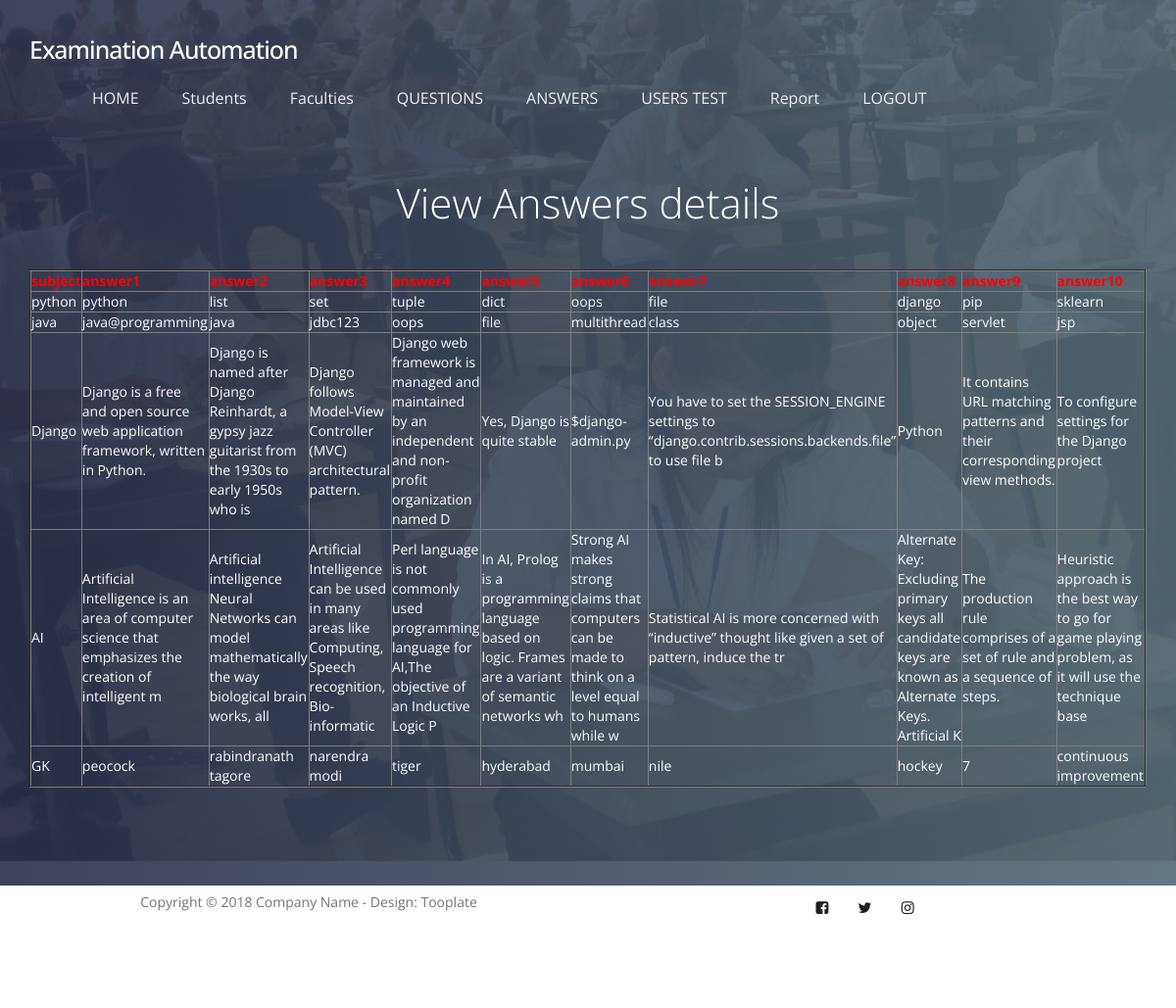
The page /examinationanswersdata/ on the database its author committed.
### examination/models.py (models this page shows, shortened)
class ExaminationAnswerModel(models.Model):
    subject = models.CharField(max_length=50, default="", editable=True, unique=True)
    answer1 = models.CharField(max_length=500, default="", editable=True)
    answer2 = models.CharField(max_length=500, default="", editable=True)
    answer3 = models.CharField(max_length=500, default="", editable=True)
    answer4 = models.CharField(max_length=500, default="", editable=True)
    answer5 = models.CharField(max_length=500, default="", editable=True)
    answer6 = models.CharField(max_length=500, default="", editable=True)
    answer7 = models.CharField(max_length=500, default="", editable=True)
    answer8 = models.CharField(max_length=500, default="", editable=True)
    answer9 = models.CharField(max_length=500, default="", editable=True)
    answer10 = models.CharField(max_length=500, default="", editable=True)
    class Meta:
        db_table="ExaminationAnswerTable"

### ExaminationSystem/views.py (the view)
# urls.py: path('examinationanswersdata/', ExaminationSystem.examinationanswersdata, name='examinationanswersdata'),
def examinationanswersdata(request):
    object = ExaminationAnswerModel.objects.all()
    return render(request,"admin/examinationanswersdata.html",{"object":object})

### assets/templates/admin/examinationanswersdata.html
{% extends 'adminbase.html' %}
{% load static %}
{% block contents %}
<section id="home" data-stellar-background-ratio="0.5">
          <div class="overlay"></div>
          <div class="container">
               <div class="row">
                    <div class="col-sm-12">
                         <div class="home-info">
                              <h1 style="color:white">View Answers details </h1>
                            <center><table border="2px solid blue" align="center">
                                  <tr><th style="color:red">subject</th>
                                  <th style="color:red">answer1</th>
                                    <th style="color:red">answer2</th>
                                    <th style="color:red">answer3</th>
                                    <th style="color:red">answer4</th>
                                    <th style="color:red">answer5</th>
                                    <th style="color:red">answer6</th>
                                    <th style="color:red">answer7</th>
                                    <th style="color:red">answer8</th>
                                    <th style="color:red">answer9</th>
                                    <th style="color:red">answer10</th>
                                  </tr>
                              {% for x in object %}
                                  <tr style="color:white">
                                    <td>{{x.subject}}</td>
                                    <td>{{x.answer1}}</td>
                                    <td>{{x.answer2}}</td>
                                    <td>{{x.answer3}}</td>
                                    <td>{{x.answer4}}</td>
                                    <td>{{x.answer5}}</td>
                                    <td>{{x.answer6}}</td>
                                    <td>{{x.answer7}}</td>
                                    <td>{{x.answer8}}</td>
                                    <td>{{x.answer9}}</td>
                                    <td>{{x.answer10}}</td>
                                     </tr>
                                    {% endfor %}
                            </table></center>
                         </div>
                    </div>
               </div>
          </div>
     </section>
{% endblock %}

### assets/static/css/tooplate-style.css (style rules this page uses)
body { font-family: 'Open Sans', sans-serif; overflow-x: hidden; background: #f9f9f9; }
h1,h2,h3,h4,h5,h6 { font-weight: 300; line-height: normal; }
h1 { font-size: 3em; }
html { -webkit-font-smoothing: antialiased; }
section { position: relative; padding: 100px 0; }
.overlay { background: #536976; background: -webkit-linear-gradient(to right, #292E49, #536976); background: linear-gradient(to right, #292E49, #536976); opacity: 0.9; position: absolute; top: 0; right: 0; bottom: 0; left: 0; width: 100%; height: 100%; }
#home { background: url('../images/home-bg.jpg') no-repeat center center; background-size: cover; vertical-align: middle; display: -webkit-box; display: -webkit-flex; display: -ms-flexbox; display: flex; -webkit-box-align: center; -webkit-align-items: center; -ms-flex-align: center; align-items: center; min-height: 100vh; position: relative; padding-top: 12em; text-align: center; }
#home h1 { color: #ffffff; margin-top: 10px; margin-bottom: 40px; }
.home-info { margin-top: 7em; }
@media only screen and (max-width: 1200px) { .home-info { margin-top: 0; } }

### rows shown on the page
ExaminationAnswerModel: subject "python", answer1 "python", answer2 "list", answer3 "set", answer4 "tuple", answer5 "dict", answer6 "oops", answer7 "file", answer8 "django", answer9 "pip", answer10 "sklearn"
ExaminationAnswerModel: subject "java", answer1 "java@programming", answer2 "java", answer3 "jdbc123", answer4 "oops", answer5 "file", answer6 "multithread", answer7 "class", answer8 "object", answer9 "servlet", answer10 "jsp"
ExaminationAnswerModel: subject "Django", answer1 "Django is a free and open source web application framework, written in Python.", answer2 "Django is named after Django Reinhardt, a gypsy jazz guitarist from the 1930s to early 1950s who is", answer3 "Django follows Model-View Controller (MVC) architectural pattern.", answer4 "Django web framework is managed and maintained by an independent and non-profit organization named D", answer5 "Yes, Django is quite stable", answer6 "$django-admin.py", answer7 "You have to set the SESSION_ENGINE settings to “django.contrib.sessions.backends.file” to use file b", answer8 "Python", answer9 "It contains URL matching patterns and their corresponding view methods.", answer10 "To configure settings for the Django project"
ExaminationAnswerModel: subject "AI", answer1 "Artificial Intelligence is an area of computer science that emphasizes the creation of intelligent m", answer2 "Artificial intelligence Neural Networks can model mathematically the way biological brain works, all", answer3 "Artificial Intelligence can be used in many areas like Computing, Speech recognition, Bio-informatic", answer4 "Perl language is not commonly used programming language for AI,The objective of an Inductive Logic P", answer5 "In AI, Prolog is a programming language based on logic. Frames are a variant of semantic networks wh", answer6 "Strong AI makes strong claims that computers can be made to think on a level equal to humans while w", answer7 "Statistical AI is more concerned with “inductive” thought like given a set of pattern, induce the tr", answer8 "Alternate Key: Excluding primary keys all candidate keys are known as Alternate Keys. Artificial K", answer9 "The production rule comprises of a set of rule and a sequence of steps.", answer10 "Heuristic approach is the best way to go for game playing problem, as it will use the technique base"
ExaminationAnswerModel: subject "GK", answer1 "peocock", answer2 "rabindranath tagore", answer3 "narendra modi", answer4 "tiger", answer5 "hyderabad", answer6 "mumbai", answer7 "nile", answer8 "hockey", answer9 "7", answer10 "continuous improvement"
